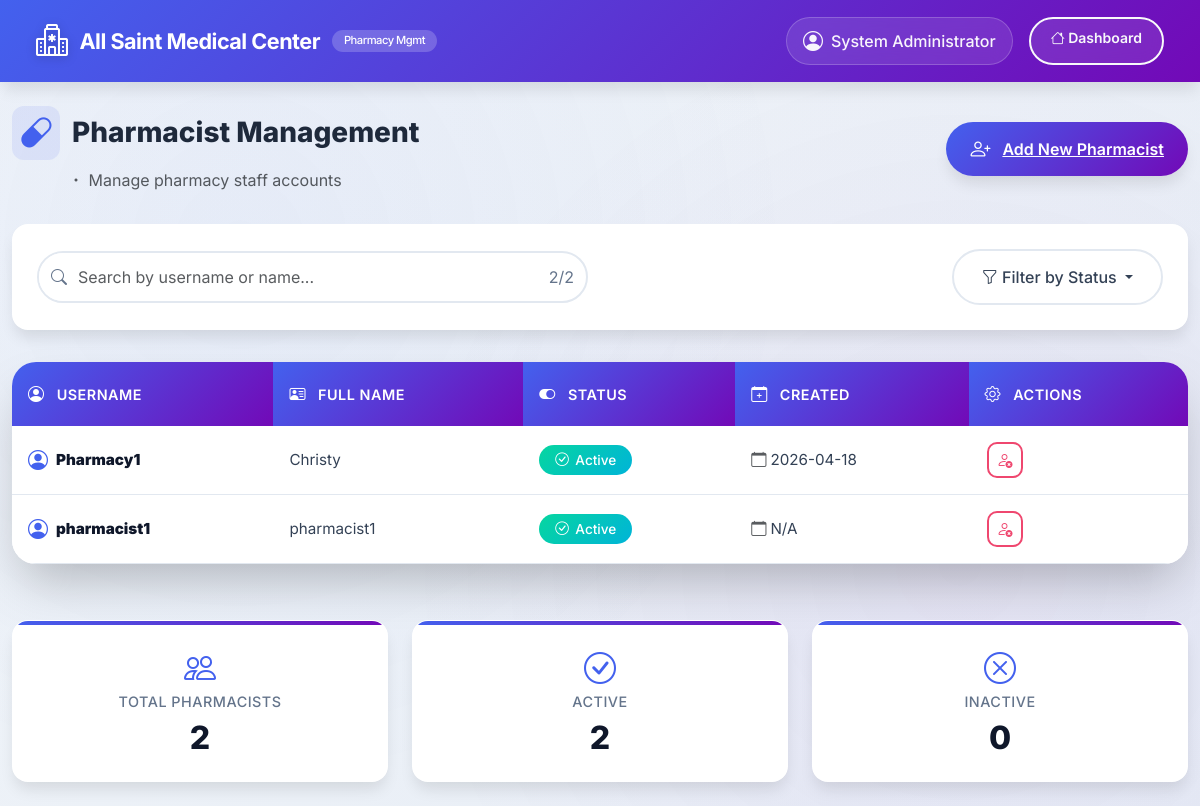
Page /admin/users/pharmacists (signed in) on the committed database.
### tables this page shows
CREATE TABLE pharmacists (
    id          INTEGER PRIMARY KEY AUTOINCREMENT,
    username    TEXT UNIQUE NOT NULL,
    password    TEXT NOT NULL,
    full_name   TEXT,
    is_active   INTEGER DEFAULT 1,
    created_at  TIMESTAMP DEFAULT CURRENT_TIMESTAMP,
    created_by  INTEGER
);

### app.py (the view)
@app.route('/admin/users/pharmacists')
def admin_manage_pharmacists():
    if 'admin_id' not in session:
        return redirect(url_for('admin_login'))
    conn = get_db_connection()
    cursor = conn.cursor()
    try:
        cursor.execute("""
            SELECT id, username, full_name, is_active, created_at
            FROM pharmacists
            ORDER BY created_at DESC
        """)
        pharmacists_raw = cursor.fetchall()
        pharmacists = []
        for pharmacist in pharmacists_raw:
            pharmacist_list = list(pharmacist)
            if pharmacist_list[4] and isinstance(pharmacist_list[4], str):
                try:
                    pharmacist_list[4] = datetime.strptime(pharmacist_list[4], '%Y-%m-%d %H:%M:%S')
                except ValueError:
                    try:
                        pharmacist_list[4] = datetime.strptime(pharmacist_list[4], '%Y-%m-%d')
                    except ValueError:
                        pharmacist_list[4] = None
            elif pharmacist_list[4] and isinstance(pharmacist_list[4], (int, float)):
                pharmacist_list[4] = datetime.fromtimestamp(pharmacist_list[4])
            pharmacists.append(tuple(pharmacist_list))
    except Exception as e:
        app.logger.error(f"Error fetching pharmacists: {e}")
        pharmacists = []
        flash("Error loading pharmacist users", "danger")
    cursor.close()
    conn.close()
    return render_template(
        "admin_manage_pharmacists.html",
        pharmacists=pharmacists,
        admin_name=session.get('admin_full_name', 'Admin')
    )

### app.py (called while the page is built)
@app.context_processor
def utility_processor():
    return dict(
        min=min,
        max=max,
        abs=abs,
        round=round,
        len=len,
        int=int,
        float=float,
        str=str,
        date=date,
        datetime=datetime,
        timedelta=timedelta
    )

### templates/admin_manage_pharmacists.html (shortened to what this page needs)
<!DOCTYPE html>
<html lang="en">
<head>
    <link href="https://cdn.jsdelivr.net/npm/bootstrap@5.3.2/dist/css/bootstrap.min.css" rel="stylesheet">
    <link rel="stylesheet" href="https://cdn.jsdelivr.net/npm/bootstrap-icons@1.11.0/font/bootstrap-icons.css">
    <link href="https://unpkg.com/aos@2.3.1/dist/aos.css" rel="stylesheet">
    <link href="https://cdn.jsdelivr.net/npm/sweetalert2@11/dist/sweetalert2.min.css" rel="stylesheet">
</head>
<body>
    <nav class="navbar navbar-expand-lg navbar-dark nav-gradient">
        <div class="container-fluid">
            <a class="navbar-brand" href="{{ url_for('admin_dashboard') }}">
                <i class="bi bi-hospital"></i>
                <span>All Saint Medical Center</span>
                <span class="badge">Pharmacy Mgmt</span>
            </a>
            <div class="navbar-nav ms-auto">
                <span class="navbar-text me-3">
                    <i class="bi bi-person-circle"></i>
                    <span>{{ admin_name }}</span>
                </span>
                <a href="{{ url_for('admin_dashboard') }}" class="btn btn-outline-light btn-sm">
                    <i class="bi bi-house"></i> Dashboard
                </a>
            </div>
        </div>
    </nav>
    <div class="container-fluid py-4">
        <div class="page-header d-flex justify-content-between align-items-center">
            <div>
                <h3>
                    <i class="bi bi-capsule"></i>
                    Pharmacist Management
                </h3>
                <p class="text-muted mb-0">
                    <i class="bi bi-dot"></i> Manage pharmacy staff accounts
                </p>
            </div>
            <div>
                <a href="{{ url_for('admin_create_pharmacist') }}" class="btn-add">
                    <i class="bi bi-person-plus"></i>
                    <span>Add New Pharmacist</span>
                </a>
            </div>
        </div>
        <div class="search-filter-card">
            <div class="row align-items-center">
                <div class="col-md-6">
                    <div class="input-group search-box">
                        <span class="input-group-text"><i class="bi bi-search"></i></span>
                        <input type="text" class="form-control" placeholder="Search by username or name..." id="searchInput">
                        <span class="input-group-text bg-transparent" id="searchCount">0/0</span>
                    </div>
                </div>
                <div class="col-md-6 text-end">
                    <div class="btn-group filter-dropdown">
                        <button class="btn dropdown-toggle" type="button" data-bs-toggle="dropdown" aria-expanded="false">
                            <i class="bi bi-funnel"></i> Filter by Status
                        </button>
                    </div>
                </div>
            </div>
        </div>
        <div class="table-card">
            <div class="table-responsive">
                <table class="table" id="pharmacistsTable">
                    <thead>
                        <tr>
                            <th><i class="bi bi-person-circle"></i> Username</th>
                            <th><i class="bi bi-person-vcard"></i> Full Name</th>
                            <th><i class="bi bi-toggle-on"></i> Status</th>
                            <th><i class="bi bi-calendar-plus"></i> Created</th>
                            <th><i class="bi bi-gear"></i> Actions</th>
                        </tr>
                    </thead>
                    <tbody>
                        {% for pharmacist in pharmacists %}
                        <tr data-status="{{ 'active' if pharmacist[3] else 'inactive' }}">
                            <td>
                                <div class="d-flex align-items-center gap-2">
                                    <i class="bi bi-person-circle fs-5" style="color: var(--primary);"></i>
                                    <strong>{{ pharmacist[1] }}</strong>
                                </div>
                            </td>
                            <td>{{ pharmacist[2] }}</td>
                            <td>
                                {% if pharmacist[3] %}
                                    <span class="badge badge-active">
                                        <i class="bi bi-check-circle"></i> Active
                                    </span>
                                {% else %}
                                    <span class="badge badge-inactive">
                                        <i class="bi bi-x-circle"></i> Inactive
                                    </span>
                                {% endif %}
                            </td>
                            <td>
                                <div class="d-flex align-items-center gap-1">
                                    <i class="bi bi-calendar text-muted"></i>
                                    {{ pharmacist[4].strftime('%Y-%m-%d') if pharmacist[4] else 'N/A' }}
                                </div>
                            </td>
                            <td>
                                <div class="d-flex gap-1">
                                    {% if pharmacist[3] %}
                                        <button class="btn action-btn btn-outline-danger"
                                                onclick="toggleStatus({{ pharmacist[0] }}, 'pharmacist', false)"
                                                title="Deactivate Pharmacist">
                                            <i class="bi bi-person-x"></i>
                                        </button>
                                    {% else %}
                                        <button class="btn action-btn btn-outline-success"
                                                onclick="toggleStatus({{ pharmacist[0] }}, 'pharmacist', true)"
                                                title="Activate Pharmacist">
                                            <i class="bi bi-person-check"></i>
                                        </button>
                                    {% endif %}
                                </div>
                            </td>
                        </tr>
                        {% endfor %}
                    </tbody>
                </table>
            </div>
        </div>
        <div class="row stats-row g-4">
            <div class="col-md-4">
                <div class="stat-card">
                    <i class="bi bi-people"></i>
                    <h6>Total Pharmacists</h6>
                    <h3>{{ pharmacists|length }}</h3>
                </div>
            </div>
            <div class="col-md-4">
                <div class="stat-card">
                    <i class="bi bi-check-circle"></i>
                    <h6>Active</h6>
                    <h3>{{ pharmacists|selectattr('3')|list|length }}</h3>
                </div>
            </div>
            <div class="col-md-4">
                <div class="stat-card">
                    <i class="bi bi-x-circle"></i>
                    <h6>Inactive</h6>
                    <h3>{{ pharmacists|rejectattr('3')|list|length }}</h3>
                </div>
            </div>
        </div>
    </div>
</body>
</html>

### rows in the picture
pharmacists: username "Pharmacy1", full_name "Christy", is_active 1 (drawn), created_at "2026-04-18"
pharmacists: username "pharmacist1", full_name "pharmacist1", is_active 1 (drawn), pharmacist "N/A"

### other values in the picture
{{ admin_name }} "System Administrator"
{{ pharmacists|length }} "2"
{{ pharmacists|selectattr('3')|list|length }} "2"
{{ pharmacists|rejectattr('3')|list|length }} "0"
